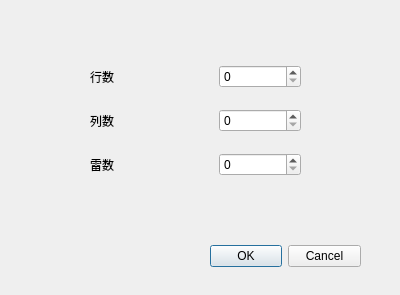
<?xml version="1.0" encoding="UTF-8"?>
<ui version="4.0">
 <class>SettingDialog</class>
 <widget class="QDialog" name="SettingDialog">
  <property name="geometry">
   <rect>
    <x>0</x>
    <y>0</y>
    <width>400</width>
    <height>295</height>
   </rect>
  </property>
  <property name="windowTitle">
   <string>Dialog</string>
  </property>
  <widget class="QDialogButtonBox" name="buttonBox">
   <property name="geometry">
    <rect>
     <x>210</x>
     <y>240</y>
     <width>151</width>
     <height>32</height>
    </rect>
   </property>
   <property name="orientation">
    <enum>Qt::Horizontal</enum>
   </property>
   <property name="standardButtons">
    <set>QDialogButtonBox::Cancel|QDialogButtonBox::Ok</set>
   </property>
  </widget>
  <widget class="QWidget" name="gridLayoutWidget">
   <property name="geometry">
    <rect>
     <x>90</x>
     <y>50</y>
     <width>211</width>
     <height>141</height>
    </rect>
   </property>
   <layout class="QGridLayout" name="gridLayout">
    <item row="1" column="2">
     <widget class="QSpinBox" name="spinBox_2"/>
    </item>
    <item row="0" column="0">
     <widget class="QLabel" name="label">
      <property name="text">
       <string>行数</string>
      </property>
     </widget>
    </item>
    <item row="1" column="0">
     <widget class="QLabel" name="label_2">
      <property name="text">
       <string>列数</string>
      </property>
     </widget>
    </item>
    <item row="2" column="2">
     <widget class="QSpinBox" name="spinBox_3"/>
    </item>
    <item row="2" column="0">
     <widget class="QLabel" name="label_3">
      <property name="text">
       <string>雷数</string>
      </property>
     </widget>
    </item>
    <item row="0" column="2">
     <widget class="QSpinBox" name="spinBox"/>
    </item>
    <item row="0" column="1">
     <spacer name="horizontalSpacer">
      <property name="orientation">
       <enum>Qt::Horizontal</enum>
      </property>
      <property name="sizeType">
       <enum>QSizePolicy::Fixed</enum>
      </property>
      <property name="sizeHint" stdset="0">
       <size>
        <width>40</width>
        <height>20</height>
       </size>
      </property>
     </spacer>
    </item>
    <item row="1" column="1">
     <spacer name="horizontalSpacer_2">
      <property name="orientation">
       <enum>Qt::Horizontal</enum>
      </property>
      <property name="sizeType">
       <enum>QSizePolicy::Fixed</enum>
      </property>
      <property name="sizeHint" stdset="0">
       <size>
        <width>40</width>
        <height>20</height>
       </size>
      </property>
     </spacer>
    </item>
    <item row="2" column="1">
     <spacer name="horizontalSpacer_3">
      <property name="orientation">
       <enum>Qt::Horizontal</enum>
      </property>
      <property name="sizeType">
       <enum>QSizePolicy::Fixed</enum>
      </property>
      <property name="sizeHint" stdset="0">
       <size>
        <width>40</width>
        <height>20</height>
       </size>
      </property>
     </spacer>
    </item>
   </layout>
  </widget>
 </widget>
 <resources/>
 <connections>
  <connection>
   <sender>buttonBox</sender>
   <signal>accepted()</signal>
   <receiver>SettingDialog</receiver>
   <slot>accept()</slot>
   <hints>
    <hint type="sourcelabel">
     <x>248</x>
     <y>254</y>
    </hint>
    <hint type="destinationlabel">
     <x>157</x>
     <y>274</y>
    </hint>
   </hints>
  </connection>
  <connection>
   <sender>buttonBox</sender>
   <signal>rejected()</signal>
   <receiver>SettingDialog</receiver>
   <slot>reject()</slot>
   <hints>
    <hint type="sourcelabel">
     <x>316</x>
     <y>260</y>
    </hint>
    <hint type="destinationlabel">
     <x>286</x>
     <y>274</y>
    </hint>
   </hints>
  </connection>
 </connections>
</ui>
